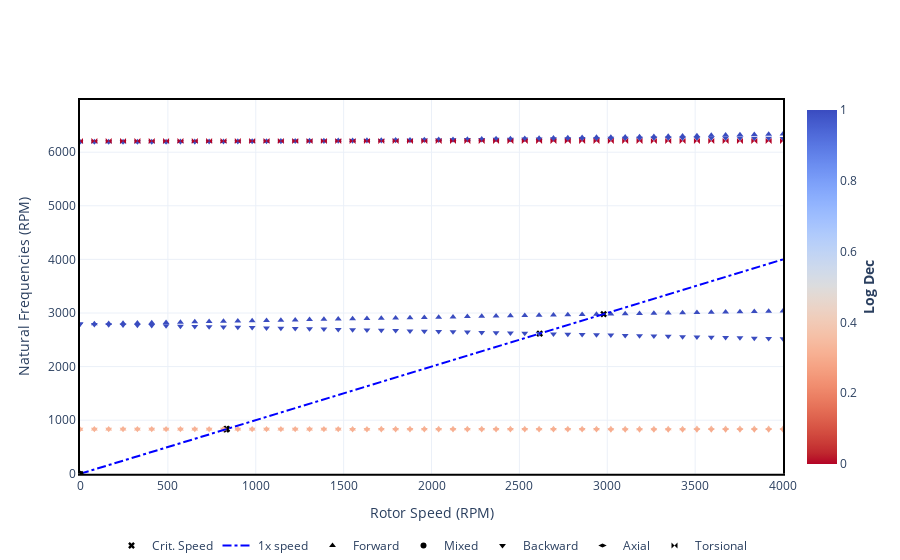

Write notebook code for a chart like this one.
### Code cell
# The input units must be according to your unit standard system
campbell = rotor595c.run_campbell(np.linspace(0, 4000 * np.pi / 30, 50), frequencies=7)
# Plotting frequency in RPM
campbell.plot(frequency_units="RPM")
